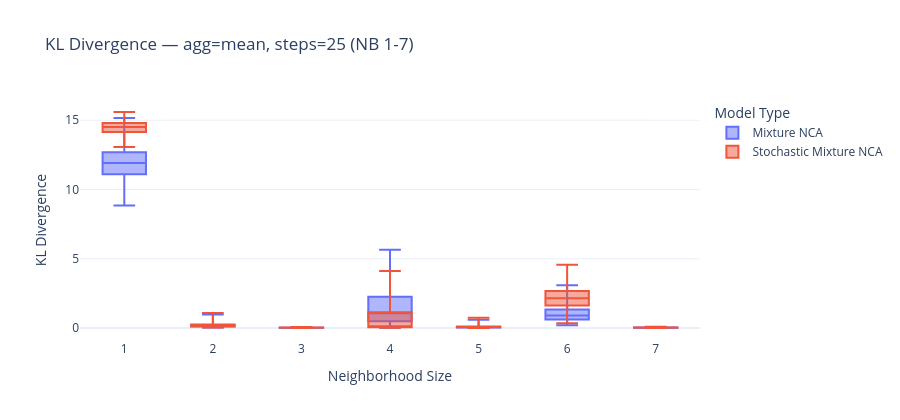
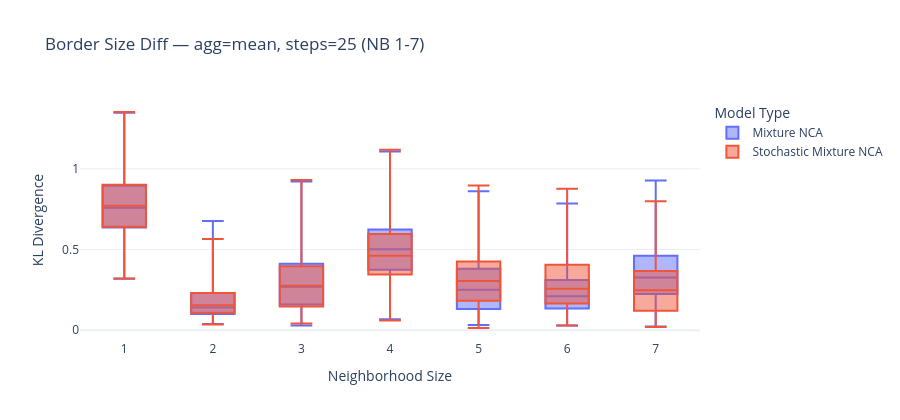
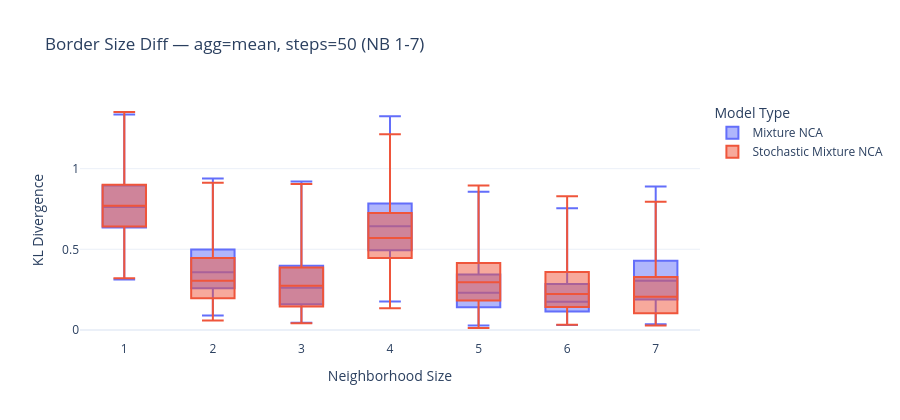

The code cell stored with these charts, in order, in its notebook:
### Code cell
metrics = ["KL Divergence","Chi-Square","Categorical MMD","Tumor Size Diff","Border Size Diff","Spatial Variance Diff"]

def build_view(per_sim: pd.DataFrame):
    steps = sorted(per_sim["Step Length"].unique().tolist())
    nbs = sorted(per_sim["Neighborhood Size"].unique().tolist())
    models = sorted(per_sim["Model Type"].unique().tolist())

    def aggregate(df, how):
        if how == "none":
            return df
        return (
            df.groupby(["Model Type","Neighborhood Size","Step Length","Simulation"], as_index=False)[metrics]
              .agg(how)
        )

    def filtered(df, step, nb_min, nb_max):
        return df[(df["Step Length"] == step) &
                  (df["Neighborhood Size"] >= nb_min) &
                  (df["Neighborhood Size"] <= nb_max)]

    cache = {}
    for agg in ["none", "mean", "median"]:
        df_agg = aggregate(per_sim, agg)
        for step in steps:
            for m in metrics:
                d = filtered(df_agg, step, min(nbs), max(nbs))
                # prepare series per model (so we can toggle models)
                by_model = {}
                for model in models:
                    by_model[model] = d[d["Model Type"] == model].groupby("Neighborhood Size")[m].apply(list).to_dict()
                cache[(agg, step, m)] = by_model

    fig = go.Figure()

    def flatten(by_model_nb_lists, nb_min, nb_max):
        xs, ys = [], []
        for nb in nbs:
            if nb < nb_min or nb > nb_max:
                continue
            vals = by_model_nb_lists.get(nb, [])
            xs += [nb] * len(vals)
            ys += vals
        return xs, ys

    init_metric = metrics[0]
    init_agg = "mean"
    init_step = steps[0]
    init_nb_min, init_nb_max = min(nbs), max(nbs)

    for model in models:
        xs, ys = flatten(cache[(init_agg, init_step, init_metric)][model], init_nb_min, init_nb_max)
        fig.add_trace(go.Box(
            x=xs, y=ys, name=model, boxpoints=False
        ))

    step_buttons = []
    for step in steps:
        step_buttons.append(dict(
            label=str(step),
            method="update",
            args=[{}, {"title": f"{init_metric} — agg={init_agg}, steps={step} (NB {init_nb_min}-{init_nb_max})"}],
        ))

    metric_buttons = []
    for m in metrics:
        metric_buttons.append(dict(
            label=m,
            method="update",
            args=[{}, {"title": f"{m} — agg={init_agg}, steps={init_step} (NB {init_nb_min}-{init_nb_max})"}],
        ))

    agg_buttons = []
    for agg in ["none","mean","median"]:
        agg_buttons.append(dict(
            label=agg,
            method="update",
            args=[{}, {"title": f"{init_metric} — agg={agg}, steps={init_step} (NB {init_nb_min}-{init_nb_max})"}],
        ))

    points_buttons = [
        dict(label="no points", method="restyle", args=[{"boxpoints": False}]),
        dict(label="points", method="restyle", args=[{"boxpoints": "all"}]),
    ]

    nb_min_buttons = []
    for nb_min in nbs:
        nb_min_buttons.append(dict(label=str(nb_min), method="update", args=[{}, {}]))
    nb_max_buttons = []
    for nb_max in nbs:
        nb_max_buttons.append(dict(label=str(nb_max), method="update", args=[{}, {}]))

    def redraw(metric, agg, step, nb_min, nb_max, points):
        for i, model in enumerate(models):
            xs, ys = flatten(cache[(agg, step, metric)][model], nb_min, nb_max)
            fig.data[i].x = xs
            fig.data[i].y = ys
            fig.data[i].boxpoints = "all" if points else False
        fig.update_layout(title=f"{metric} — agg={agg}, steps={step} (NB {nb_min}-{nb_max})")

    redraw(init_metric, init_agg, init_step, init_nb_min, init_nb_max, points=False)

    fig.update_layout(
        template="plotly_white",
        title=f"{init_metric} — agg={init_agg}, steps={init_step} (NB {init_nb_min}-{init_nb_max})",
        xaxis_title="Neighborhood Size",
        yaxis_title=init_metric,
        height=420,
        legend_title="Model Type",
    )
    return fig, redraw, (steps, nbs, metrics)

fig, redraw, (steps, nbs, metrics) = build_view(per_sim)
fig.show()

# Border Size Diff
redraw("Border Size Diff", "mean", 25, 1, 7, False)
fig.show()

# Spatial Variance Diff
redraw("Border Size Diff", "mean", 50, 1, 7, False)

fig.show()

### Figure 1 — Plotly figure (JSON) as saved in the notebook; plotly's stock layout.template omitted (floating-point values rounded to 4 significant figures; data arrays with more than 128 entries replaced by an {"elided": "..."} marker saying what was removed)
{"data": [{"boxpoints": false, "name": "Mixture NCA", "type": "box", "x": {"elided": "2100 int values"}, "y": {"elided": "2100 float values"}}, {"boxpoints": false, "name": "Stochastic Mixture NCA", "type": "box", "x": {"elided": "2100 int values"}, "y": {"elided": "2100 float values"}}], "layout": {"height": 420, "legend": {"title": {"text": "Model Type"}}, "title": {"text": "KL Divergence — agg=mean, steps=25 (NB 1-7)"}, "xaxis": {"title": {"text": "Neighborhood Size"}}, "yaxis": {"title": {"text": "KL Divergence"}}}}

### Figure 2 — Plotly figure (JSON) as saved in the notebook; plotly's stock layout.template omitted (floating-point values rounded to 4 significant figures; data arrays with more than 128 entries replaced by an {"elided": "..."} marker saying what was removed)
{"data": [{"boxpoints": false, "name": "Mixture NCA", "type": "box", "x": {"elided": "2100 int values"}, "y": {"elided": "2100 float values"}}, {"boxpoints": false, "name": "Stochastic Mixture NCA", "type": "box", "x": {"elided": "2100 int values"}, "y": {"elided": "2100 float values"}}], "layout": {"height": 420, "legend": {"title": {"text": "Model Type"}}, "title": {"text": "Border Size Diff — agg=mean, steps=25 (NB 1-7)"}, "xaxis": {"title": {"text": "Neighborhood Size"}}, "yaxis": {"title": {"text": "KL Divergence"}}}}

### Figure 3 — Plotly figure (JSON) as saved in the notebook; plotly's stock layout.template omitted (floating-point values rounded to 4 significant figures; data arrays with more than 128 entries replaced by an {"elided": "..."} marker saying what was removed)
{"data": [{"boxpoints": false, "name": "Mixture NCA", "type": "box", "x": {"elided": "2100 int values"}, "y": {"elided": "2100 float values"}}, {"boxpoints": false, "name": "Stochastic Mixture NCA", "type": "box", "x": {"elided": "2100 int values"}, "y": {"elided": "2100 float values"}}], "layout": {"height": 420, "legend": {"title": {"text": "Model Type"}}, "title": {"text": "Border Size Diff — agg=mean, steps=50 (NB 1-7)"}, "xaxis": {"title": {"text": "Neighborhood Size"}}, "yaxis": {"title": {"text": "KL Divergence"}}}}
